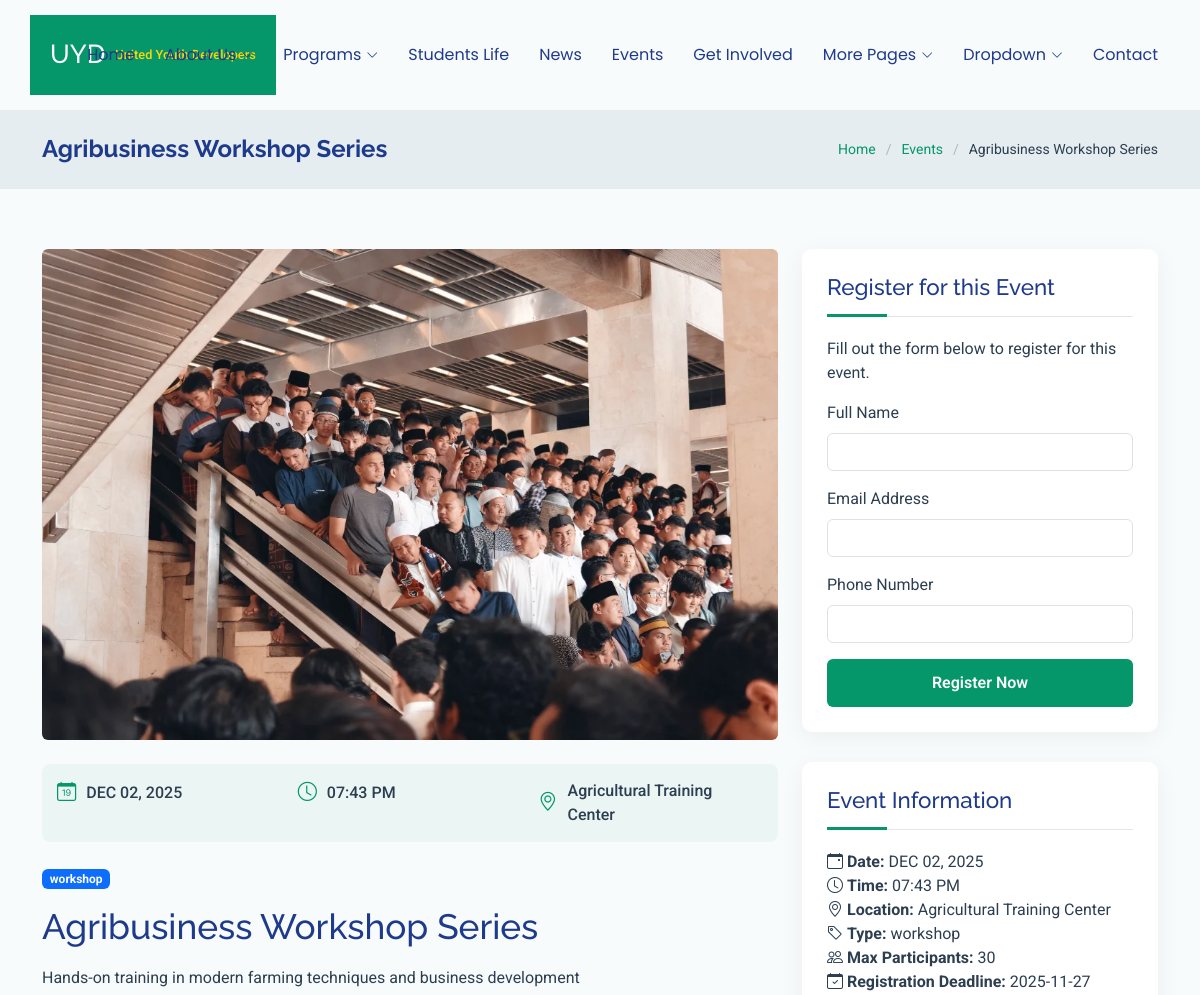
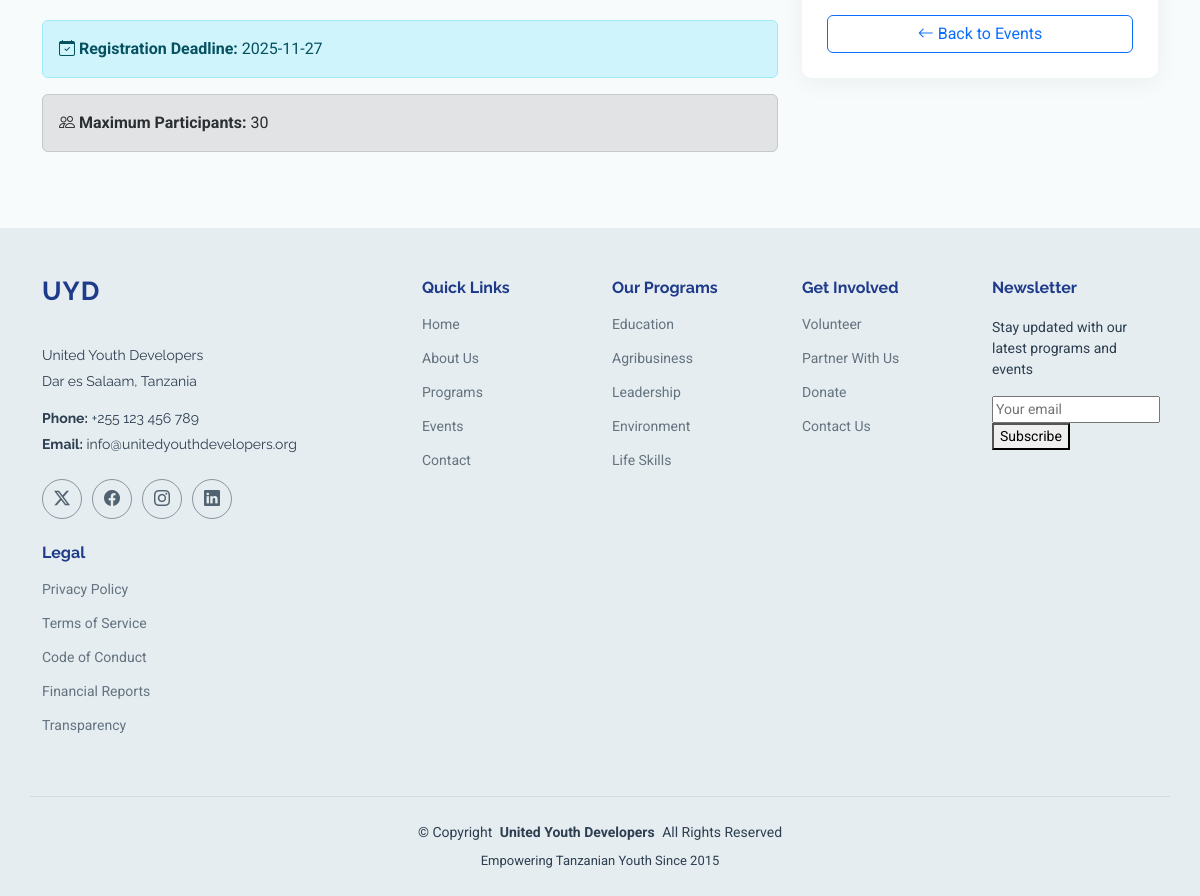
Screenshot of /event-details.html?id=6 with the database file from the repository (2 pictures, top to bottom).
### src/app/database/tables.py (models this page shows)
class Event(Base):
    __tablename__ = "events"
    id = Column(Integer, primary_key=True, index=True)
    title = Column(String, index=True)
    description = Column(Text)
    event_type = Column(
        String,
        index=True,
    )  # workshop, seminar, competition, conference, etc.
    start_date = Column(DateTime)
    end_date = Column(DateTime, nullable=True)
    location = Column(String)
    max_participants = Column(Integer, nullable=True)
    featured_image = Column(String, nullable=True)
    content = Column(Text, nullable=True)
    registration_deadline = Column(DateTime, nullable=True)
    created_at = Column(DateTime, default=datetime.utcnow)
    updated_at = Column(DateTime, default=datetime.utcnow, onupdate=datetime.utcnow)
    is_featured = Column(Boolean, default=False)
    is_active = Column(Boolean, default=True)

### src/app/routes/pages.py (the view)
@router.get("/event-details")
@router.get("/event-details.html")
async def event_details(
    request: Request, id: int, db_session: Session = Depends(get_db)
):
    event = (
        db_session.query(Event)
        .filter(Event.id == id)
        .filter(Event.is_active)
        .filter(Event.end_date >= datetime.now())
        .first()
    )
    formatted = {
        "id": event.id,
        "title": event.title,
        "description": event.description,
        "start_date": event.start_date.strftime("%Y-%m-%d"),
        "start_time": event.start_date.strftime("%I:%M %p"),
        "start_day": event.start_date.strftime("%d"),
        "start_month": event.start_date.strftime("%b").upper(),
        "start_year": event.start_date.strftime("%Y"),
        "end_date": event.end_date.strftime("%Y-%m-%d") if event.end_date else None,
        "location": event.location,
        "event_type": event.event_type,
        "is_featured": event.is_featured,
        "max_participants": event.max_participants,
        "featured_image": event.featured_image or "assets/img/education/events-3.webp",
        "registration_deadline": event.registration_deadline.strftime(
            "%Y-%m-%d",
        )
        if event.registration_deadline
        else None,
    }
    return templates.TemplateResponse(
        "event-details.html", {"request": request, "event": formatted}
    )

### src/templates/event-details.html (shortened to what this page needs)
<!DOCTYPE html>
<html lang="en">
  <head>
    <link
      href="assets/vendor/bootstrap/css/bootstrap.min.css"
      rel="stylesheet"
    />
    <link
      href="assets/vendor/bootstrap-icons/bootstrap-icons.css"
      rel="stylesheet"
    />
    <link href="assets/vendor/aos/aos.css" rel="stylesheet" />
    <link href="assets/vendor/swiper/swiper-bundle.min.css" rel="stylesheet" />
    <link
      href="assets/vendor/glightbox/css/glightbox.min.css"
      rel="stylesheet"
    />
    <link href="assets/css/main.css" rel="stylesheet" />
  </head>
  <body class="event-details-page">
    <header id="header" class="header d-flex align-items-center sticky-top">
      <div
        class="header-container container-fluid container-xl position-relative d-flex align-items-center justify-content-end"
      >
        <a href="index.html" class="logo d-flex align-items-center me-auto">
          <h1 class="sitename">UYD</h1>
          <span class="logo-text">United Youth Developers</span>
        </a>
        <nav id="navmenu" class="navmenu">
          <ul>
            <li><a href="index.html">Home</a></li>
            <li class="dropdown">
              <a href="about.html"
                ><span>About Us</span>
                <i class="bi bi-chevron-down toggle-dropdown"></i
              ></a>
            </li>
            <li class="dropdown">
              <a href="programs.html"
                ><span>Programs</span>
                <i class="bi bi-chevron-down toggle-dropdown"></i
              ></a>
            </li>
            <li><a href="students-life.html">Students Life</a></li>
            <li><a href="news.html">News</a></li>
            <li><a href="events.html">Events</a></li>
            <li><a href="get-involved.html">Get Involved</a></li>
            <li class="dropdown">
              <a href="#"
                ><span>More Pages</span>
                <i class="bi bi-chevron-down toggle-dropdown"></i
              ></a>
            </li>
            <li class="dropdown">
              <a href="#"
                ><span>Dropdown</span>
                <i class="bi bi-chevron-down toggle-dropdown"></i
              ></a>
            </li>
            <li><a href="contact.html">Contact</a></li>
          </ul>
        </nav>
      </div>
    </header>
    <main class="main">
      <div class="page-title light-background">
        <div
          class="container d-lg-flex justify-content-between align-items-center"
        >
          <h1 class="mb-2 mb-lg-0">{{ event.title }}</h1>
          <nav class="breadcrumbs">
            <ol>
              <li><a href="index.html">Home</a></li>
              <li><a href="events.html">Events</a></li>
              <li class="current">{{ event.title }}</li>
            </ol>
          </nav>
        </div>
      </div>
      <section id="event" class="event section">
        <div class="container" data-aos="fade-up" data-aos-delay="100">
          <div class="row">
            <div class="col-lg-8">
              <div class="event-image mb-4" data-aos="fade-up">
                <img
                  src="{{ event.featured_image }}"
                  alt="{{ event.title }}"
                  class="img-fluid rounded"
                />
              </div>
              <div
                class="event-meta mb-4"
                data-aos="fade-up"
                data-aos-delay="100"
              >
                <div class="row g-3">
                  <div class="col-md-4">
                    <div class="meta-item">
                      <i class="bi bi-calendar-date"></i>
                      <span
                        >{{ event.start_month }} {{ event.start_day }}, {{
                        event.start_year }}</span
                      >
                    </div>
                  </div>
                  <div class="col-md-4">
                    <div class="meta-item">
                      <i class="bi bi-clock"></i>
                      <span>{{ event.start_time }}</span>
                    </div>
                  </div>
                  <div class="col-md-4">
                    <div class="meta-item">
                      <i class="bi bi-geo-alt"></i>
                      <span>{{ event.location }}</span>
                    </div>
                  </div>
                </div>
              </div>
              <div
                class="event-content"
                data-aos="fade-up"
                data-aos-delay="200"
              >
                <div class="mb-3">
                  {% if event.event_type %}
                  <span class="badge bg-primary me-2"
                    >{{ event.event_type }}</span
                  >
                  {% endif %}
                </div>
                <h2>{{ event.title }}</h2>
                <p>{{ event.description }}</p>
                {% if event.registration_deadline %}
                <div class="alert alert-info mt-4">
                  <i class="bi bi-calendar-check"></i>
                  <strong>Registration Deadline:</strong> {{
                  event.registration_deadline }}
                </div>
                {% endif %} {% if event.max_participants %}
                <div class="alert alert-secondary">
                  <i class="bi bi-people"></i>
                  <strong>Maximum Participants:</strong> {{
                  event.max_participants }}
                </div>
                {% endif %}
              </div>
            </div>
            <div class="col-lg-4">
              <div class="event-sidebar">
                <div
                  class="sidebar-widget registration-form"
                  data-aos="fade-left"
                  data-aos-delay="200"
                >
                  <h3>Register for this Event</h3>
                  <p class="mb-3">
                    Fill out the form below to register for this event.
                  </p>
                  <form>
                    <div class="mb-3">
                      <label for="name" class="form-label">Full Name</label>
                      <input
                        type="text"
                        class="form-control"
                        id="name"
                        required
                      />
                    </div>
                    <div class="mb-3">
                      <label for="email" class="form-label"
                        >Email Address</label
                      >
                      <input
                        type="email"
                        class="form-control"
                        id="email"
                        required
                      />
                    </div>
                    <div class="mb-3">
                      <label for="phone" class="form-label">Phone Number</label>
                      <input type="tel" class="form-control" id="phone" />
                    </div>
                    <div class="d-grid">
                      <button type="submit" class="btn btn-register">
                        Register Now
                      </button>
                    </div>
                  </form>
                </div>
                <div
                  class="sidebar-widget event-info-widget"
                  data-aos="fade-left"
                  data-aos-delay="300"
                >
                  <h3>Event Information</h3>
                  <ul class="list-unstyled">
                    <li>
                      <i class="bi bi-calendar-event"></i>
                      <strong>Date:</strong> {{ event.start_month }} {{
                      event.start_day }}, {{ event.start_year }}
                    </li>
                    <li>
                      <i class="bi bi-clock"></i>
                      <strong>Time:</strong> {{ event.start_time }}
                    </li>
                    <li>
                      <i class="bi bi-geo-alt"></i>
                      <strong>Location:</strong> {{ event.location }}
                    </li>
                    {% if event.event_type %}
                    <li>
                      <i class="bi bi-tag"></i>
                      <strong>Type:</strong> {{ event.event_type }}
                    </li>
                    {% endif %} {% if event.max_participants %}
                    <li>
                      <i class="bi bi-people"></i>
                      <strong>Max Participants:</strong> {{
                      event.max_participants }}
                    </li>
                    {% endif %} {% if event.registration_deadline %}
                    <li>
                      <i class="bi bi-calendar-check"></i>
                      <strong>Registration Deadline:</strong> {{
                      event.registration_deadline }}
                    </li>
                    {% endif %}
                  </ul>
                  <div class="mt-3">
                    <a href="/events" class="btn btn-outline-primary w-100">
                      <i class="bi bi-arrow-left"></i> Back to Events
                    </a>
                  </div>
                </div>
              </div>
            </div>
          </div>
        </div>
      </section>
    </main>
    <footer id="footer" class="footer position-relative light-background">
      <div class="container footer-top">
        <div class="row gy-4">
          <div class="col-lg-4 col-md-6 footer-about">
            <a href="index.html" class="logo d-flex align-items-center">
              <span class="sitename">UYD</span>
            </a>
            <div class="footer-contact pt-3">
              <p>United Youth Developers</p>
              <p>Dar es Salaam, Tanzania</p>
              <p class="mt-3">
                <strong>Phone:</strong> <span>+255 123 456 789</span>
              </p>
              <p>
                <strong>Email:</strong>
                <span>info@unitedyouthdevelopers.org</span>
              </p>
            </div>
            <div class="social-links d-flex mt-4">
              <a href=""><i class="bi bi-twitter-x"></i></a>
              <a href=""><i class="bi bi-facebook"></i></a>
              <a href=""><i class="bi bi-instagram"></i></a>
              <a href=""><i class="bi bi-linkedin"></i></a>
            </div>
          </div>
          <div class="col-lg-2 col-md-3 footer-links">
            <h4>Quick Links</h4>
            <ul>
              <li><a href="index.html">Home</a></li>
              <li><a href="about.html">About Us</a></li>
              <li><a href="programs.html">Programs</a></li>
              <li><a href="events.html">Events</a></li>
              <li><a href="contact.html">Contact</a></li>
            </ul>
          </div>
          <div class="col-lg-2 col-md-3 footer-links">
            <h4>Our Programs</h4>
            <ul>
              <li><a href="programs.html#education">Education</a></li>
              <li><a href="programs.html#agribusiness">Agribusiness</a></li>
              <li><a href="programs.html#leadership">Leadership</a></li>
              <li><a href="programs.html#environment">Environment</a></li>
              <li><a href="programs.html#lifeskills">Life Skills</a></li>
            </ul>
          </div>
          <div class="col-lg-2 col-md-3 footer-links">
            <h4>Get Involved</h4>
            <ul>
              <li><a href="get-involved.html">Volunteer</a></li>
              <li><a href="get-involved.html">Partner With Us</a></li>
              <li><a href="get-involved.html">Donate</a></li>
              <li><a href="contact.html">Contact Us</a></li>
            </ul>
          </div>
          <div class="col-lg-2 col-md-3 footer-links">
            <h4>Newsletter</h4>
            <p>Stay updated with our latest programs and events</p>
            <form id="newsletterForm" class="newsletter-form">
              <div class="newsletter-input">
                <input
                  type="email"
                  id="newsletterEmail"
                  placeholder="Your email"
                  required
                />
                <button type="submit">Subscribe</button>
              </div>
            </form>
          </div>
          <div class="col-lg-2 col-md-3 footer-links">
            <h4>Legal</h4>
            <ul>
              <li><a href="#">Privacy Policy</a></li>
              <li><a href="#">Terms of Service</a></li>
              <li><a href="#">Code of Conduct</a></li>
              <li><a href="#">Financial Reports</a></li>
              <li><a href="#">Transparency</a></li>
            </ul>
          </div>
        </div>
      </div>
      <div class="container copyright text-center mt-4">
        <p>
          © <span>Copyright</span>
          <strong class="px-1 sitename">United Youth Developers</strong>
          <span>All Rights Reserved</span>
        </p>
        <div class="credits">Empowering Tanzanian Youth Since 2015</div>
      </div>
    </footer>
  </body>
</html>

### rows the page displays
Event: title "Agribusiness Workshop Series", featured_image (picture), location "Agricultural Training Center", event_type "workshop", description "Hands-on training in modern farming techniques and business development"

### other values shown
{{ event.start_month }} "DEC"
{{ event.start_day }} "02"
{{ event.start_year }} "2025"
{{ event.start_time }} "07:43 PM"
{{ event.registration_deadline }} "2025-11-27"
{{ event.max_participants }} "30"
